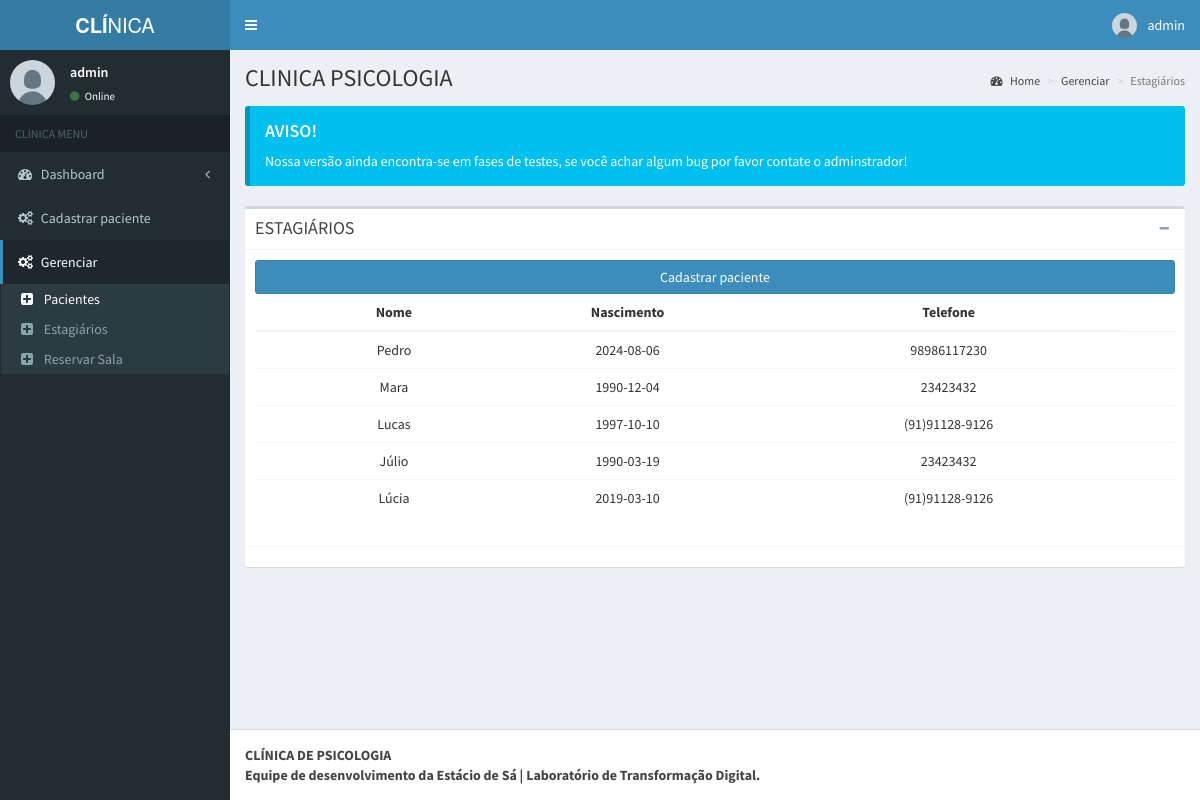
The app's page /monitor/pacientes.php (signed in), older data.
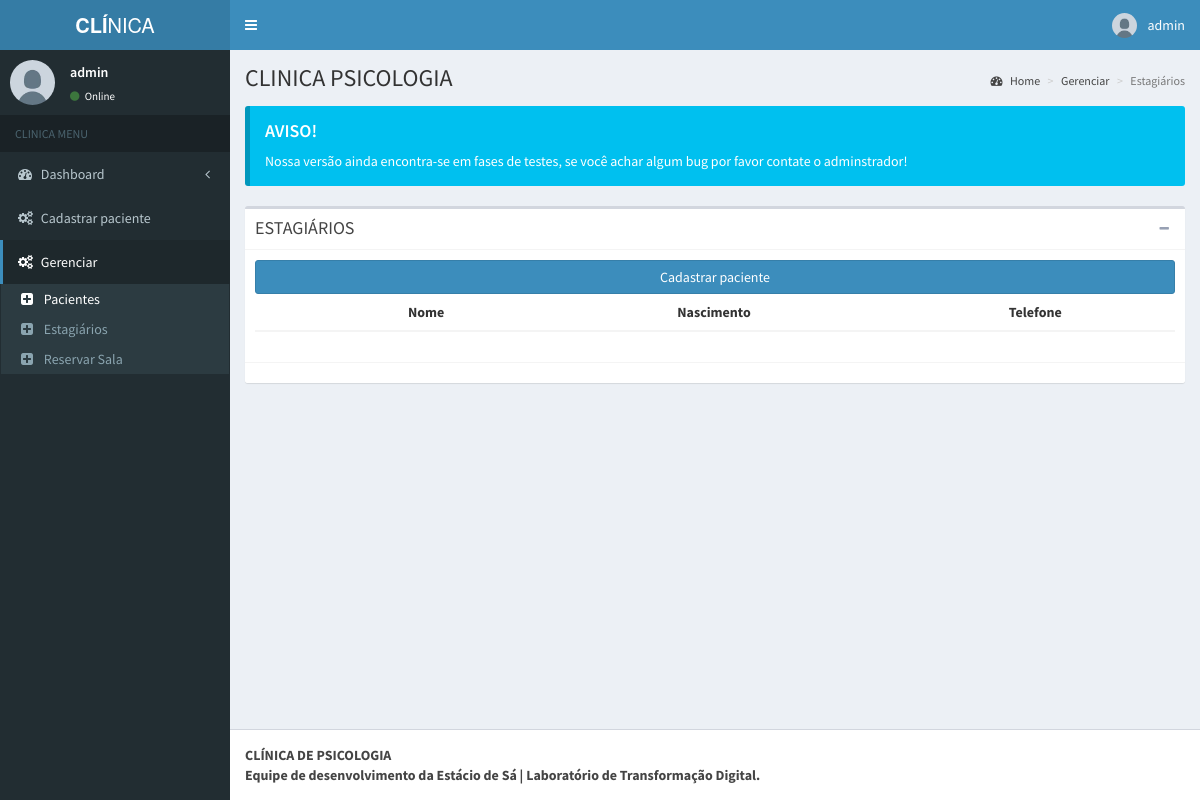
The same page, newer data.
### tables this page shows
CREATE TABLE `tbl_paciente` (
  `id` int(11) UNSIGNED NOT NULL,
  `nome` varchar(150) NOT NULL,
  `nascimento` date NOT NULL,
  `rg` int(11) NOT NULL,
  `cpf` int(11) NOT NULL,
  `id_genero` int(11) UNSIGNED NOT NULL,
  `id_contato` int(11) UNSIGNED NOT NULL,
  `id_escolaridade` int(11) UNSIGNED NOT NULL,
  `id_profissao` int(11) UNSIGNED NOT NULL,
  `id_renda_familiar` int(11) UNSIGNED NOT NULL,
  `id_estado_civil` int(11) UNSIGNED NOT NULL,
  `id_endereco` int(11) UNSIGNED NOT NULL,
  `id_maturidade` int(11) NOT NULL,
  `nome_responsavel` varchar(255) NOT NULL
);

CREATE TABLE `tbl_contato` (
  `id` int(11) UNSIGNED NOT NULL,
  `id_paciente` int(11) UNSIGNED NOT NULL,
  `email` varchar(50) NOT NULL,
  `telefone` varchar(20) NOT NULL
);

### monitor/pacientes.php (the view, shortened to what this page needs)
<?php
  include('../db/conexao.php');
?>
<!DOCTYPE html>
<html>
<head>
  <link rel="stylesheet" href="../admin/bootstrap/css/bootstrap.min.css">
  <link rel="stylesheet" href="https://maxcdn.bootstrapcdn.com/font-awesome/4.4.0/css/font-awesome.min.css">
  <link rel="stylesheet" href="https://code.ionicframework.com/ionicons/2.0.1/css/ionicons.min.css">
  <link rel="stylesheet" href="../admin/dist/css/AdminLTE.min.css">
  <link rel="stylesheet" href="../admin/dist/css/skins/_all-skins.min.css">
</head>
<body class="hold-transition skin-blue fixed sidebar-mini">
  <div class="wrapper">
    <header class="main-header">
      <a href="../../index.php" class="logo">
        <span class="logo-lg"><b>CLÍ</b>NICA</span>
      </a>
      <nav class="navbar navbar-static-top" role="navigation">
        <a href="#" class="sidebar-toggle" data-toggle="offcanvas" role="button">
        </a>
        <div class="navbar-custom-menu">
          <ul class="nav navbar-nav">
            <li class="dropdown user user-menu">
              <a href="#" class="dropdown-toggle" data-toggle="dropdown">
                <img src="../admin/dist/img/user.jpg" class="user-image" alt="User Image">
                <span class="hidden-xs"><?php echo $_SESSION['nome']; ?></span>
              </a>
            </li>
          </ul>
        </div>
      </nav>
    </header>
    <aside class="main-sidebar">
      <section class="sidebar">
        <div class="user-panel">
          <div class="pull-left image">
            <img src="../admin/dist/img/user.jpg" class="img-circle" alt="User Image">
          </div>
          <div class="pull-left info">
            <p><?php echo $_SESSION['nome']; ?></p>
            <a href="#"><i class="fa fa-circle text-success"></i> Online</a>
          </div>
        </div>
        <ul class="sidebar-menu">
          <li class="header">CLINICA MENU</li>
          <li class="treeview">
            <a href="#">
              <i class="fa fa-dashboard"></i> <span>Dashboard</span> <i class="fa fa-angle-left pull-right"></i>
            </a>
          </li>
          <li class="treeview">
            <a href="#">
              <i class="fa fa-gears"></i>
              <span>Cadastrar paciente</span>
            </a>
          </li>
          <li class="treeview active">
            <a href="#">
              <i class="fa fa-gears"></i>
              <span>Gerenciar</span>
            </a>
            <ul class="treeview-menu">
              <li class="active"><a href="pacientes.php"><i class="fa fa-plus-square"></i> Pacientes</a></li>
              <li><a href="terapeutas.php"><i class="fa fa-plus-square"></i> Estagiários</a></li>
              <li><a href="./reserva_sala/reservar-sala-segunda.php"><i class="fa fa-plus-square"></i> Reservar Sala</a></li>
            </ul>
          </li>
    </aside>
    <div class="content-wrapper">
      <section class="content-header">
        <h1>
          CLINICA PSICOLOGIA
        </h1>
        <ol class="breadcrumb">
          <li><a href="../../../index.php"><i class="fa fa-dashboard"></i> Home</a></li>
          <li><a href="#">Gerenciar</a></li>
          <li class="active">Estagiários</li>
        </ol>
      </section>
      <section class="content">
        <div class="callout callout-info">
          <h4>AVISO!</h4>
          <p>Nossa versão ainda encontra-se em fases de testes, se você achar algum bug por favor contate o adminstrador!</p>
        </div>
        <div class="box">
          <div class="box-header with-border">
            <h3 class="box-title">ESTAGIÁRIOS</h3>
            <div class="box-tools pull-right">
              <button class="btn btn-box-tool" data-widget="collapse" data-toggle="tooltip" title="Collapse"><i class="fa fa-minus"></i></button>
            </div>
          </div>
          <div class="box-body">
            <a href="../cadastro.php">
              <button class="btn btn-block btn-primary">Cadastrar paciente</button>
            </a>
            <div>
              <table class="table table-hover text-center">
                <thead class="table-dark">
                  <tr>
                    <th> </th>
                    <th scope="col">Nome</th>
                    <th scope="col">Nascimento</th>
                    <th scope="col">Telefone</th>
                  </tr>
                </thead>
                <tbody>
                <?php
                    $sql = "SELECT p.id, p.nome, p.cpf, p.nascimento, c.telefone FROM tbl_paciente p INNER JOIN tbl_contato c ON p.id = c.id_paciente";
                    $result = mysqli_query($mysqli, $sql);
                    while ($row = mysqli_fetch_assoc($result)) {
                ?>
                    <tr>
                        <td></td>
                        <td><?php echo $row["nome"] ?></td>
                        <td><?php echo $row["nascimento"] ?></td>
                        <td><?php echo $row["telefone"] ?></td>
                        <td>
                        </td>
                    </tr>
                <?php
                    }
                ?>
                </tbody>
              </table>
            </div>
          </div>
          <div class="box-footer">
          </div>
        </div>
      </section>
    </div>
    <footer class="main-footer">
      <strong>CLÍNICA DE PSICOLOGIA <br> Equipe de desenvolvimento da Estácio de Sá | Laboratório de Transformação Digital.</strong>
    </footer>
  </div>
</body>
</html>

Row changes from the older to the newer data that the page shows:
removed tbl_paciente: nome "Pedro", nascimento "2024-08-06", id_contato.telefone "98986117230"
removed tbl_paciente: nome "Mara", nascimento "1990-12-04", id_contato.telefone "23423432"
removed tbl_paciente: nome "Lucas", nascimento "1997-10-10", id_contato.telefone "(91)91128-9126"
removed tbl_paciente: nome "Júlio", nascimento "1990-03-19", id_contato.telefone "23423432"
removed tbl_paciente: nome "Lúcia", nascimento "2019-03-10", id_contato.telefone "(91)91128-9126"
